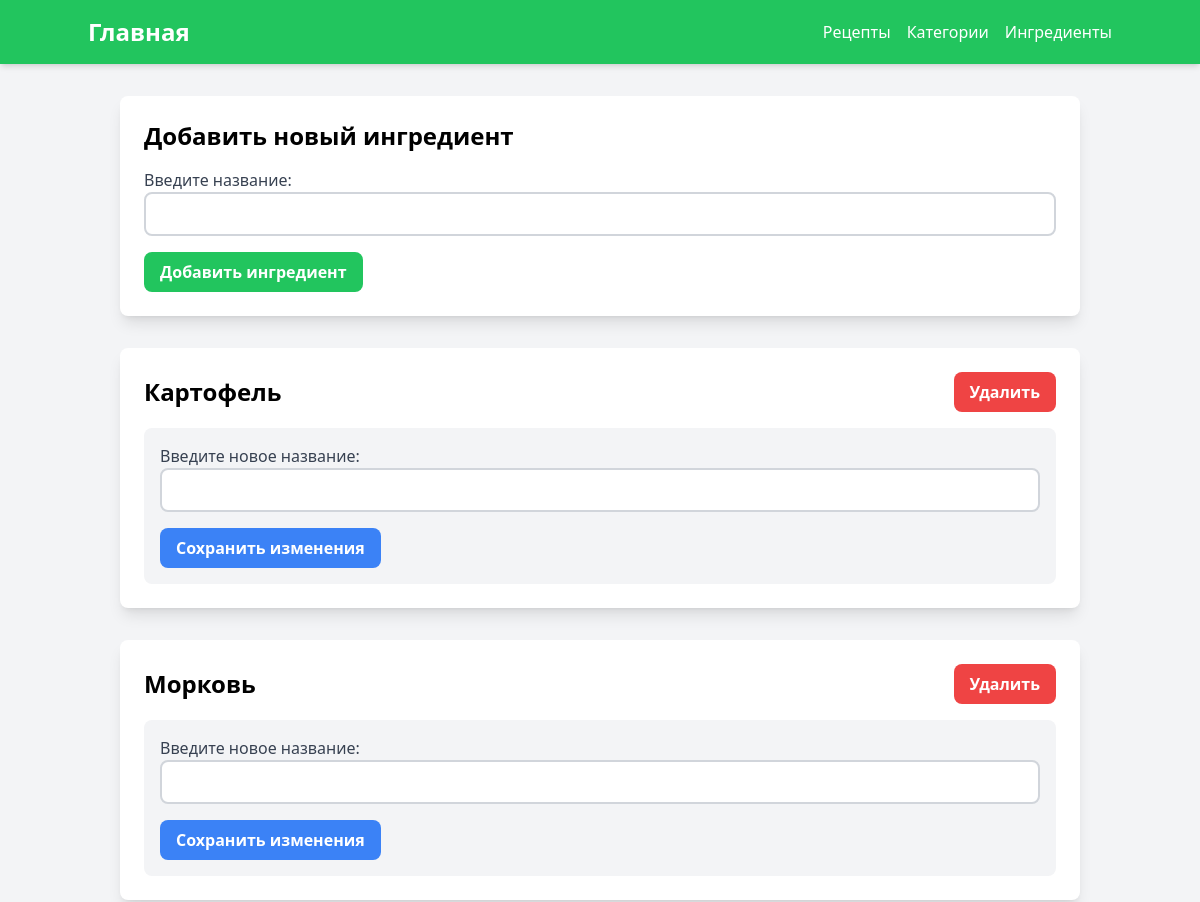
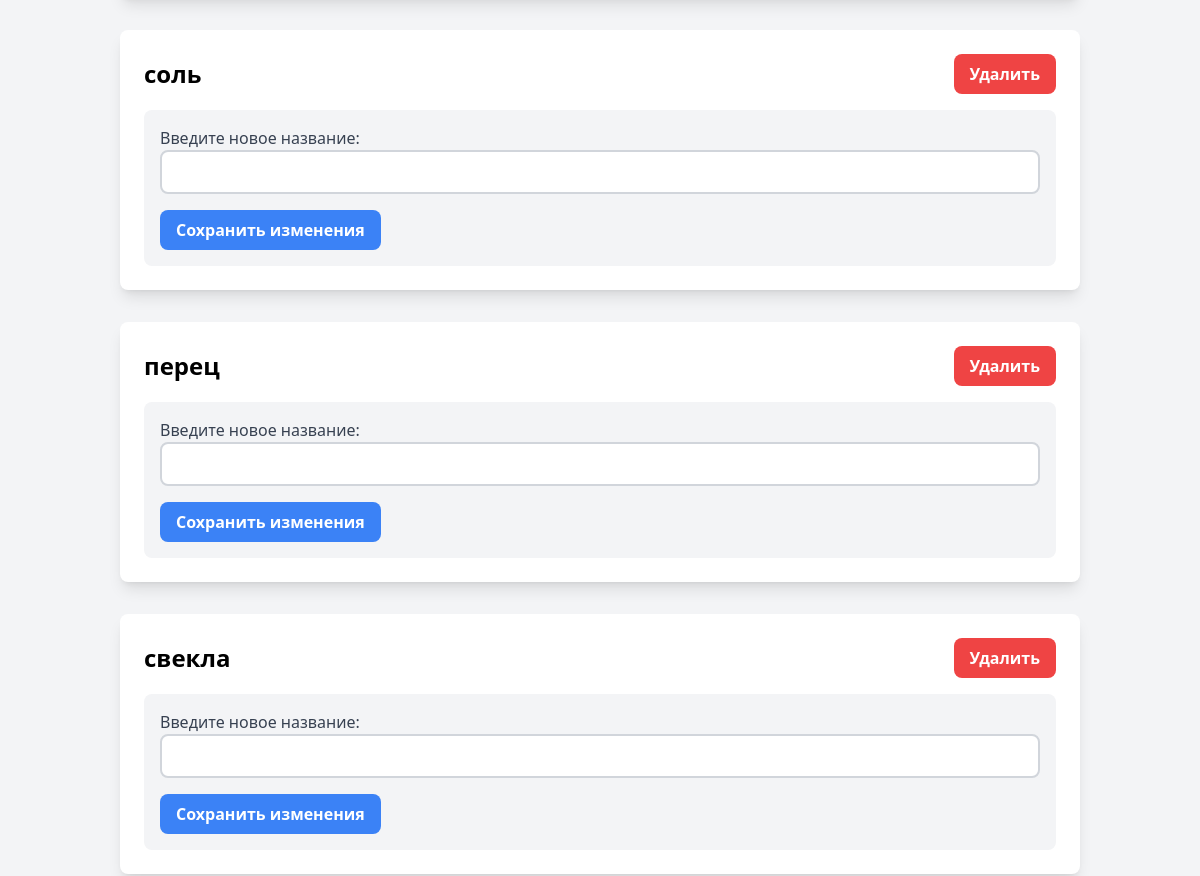
The app's page /ingredient_pages (upper part), older data (2 pictures, top to bottom).
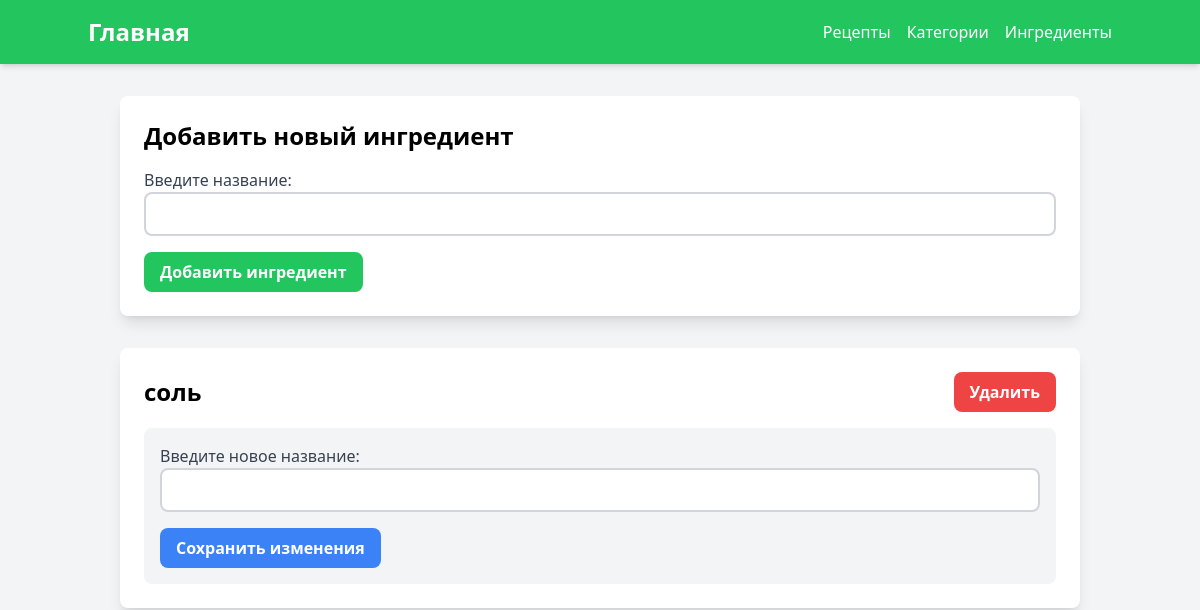
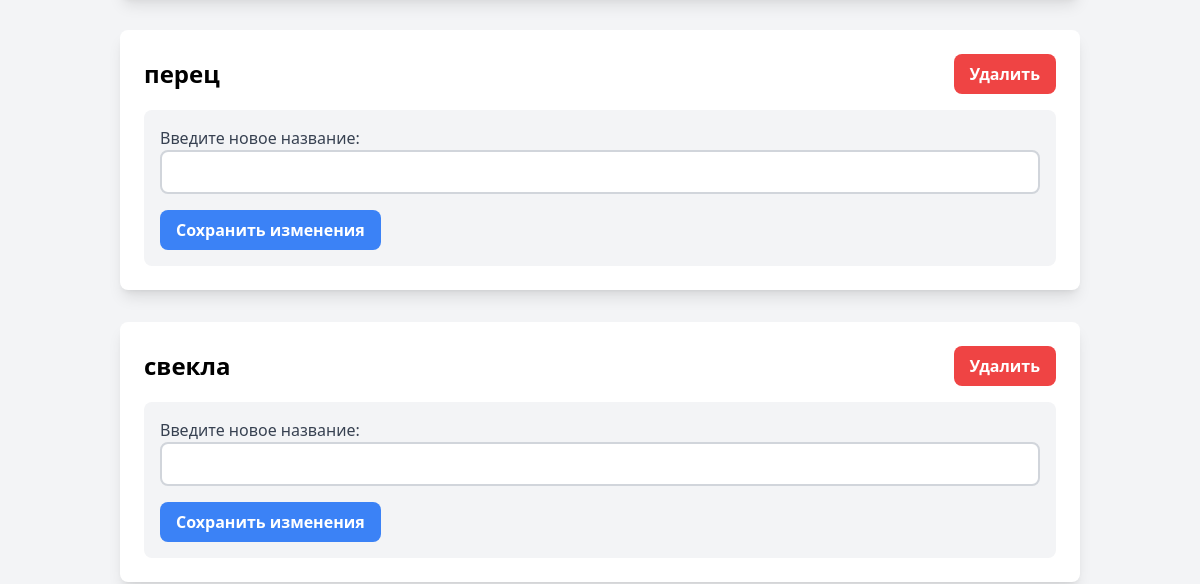
The same page, newer data (2 pictures, top to bottom).
### orm/ingredient.py (models this page shows)
class IngredientOrm(Model):
    __tablename__ = 'ingredients'
    id: Mapped[int] = mapped_column(primary_key=True)
    name: Mapped[str] = mapped_column(unique=True)

### pages/ingredient.py (the view)
@router.get('')
async def get_ingredients_template(
    request: Request, ingredients=Depends(get_all)
):
    return templates.TemplateResponse(
        'ingredients.html',
        {
            'request': request,
            'ingredients': ingredients['data'],
        }
    )

### templates/ingredients.html (shortened to what this page needs)
{% extends "header.html" %}
{% block content %}
<div class="container mx-auto p-8">
    <div class="bg-white rounded-lg shadow-lg p-6 mb-8">
        <h2 class="text-2xl font-bold mb-4">Добавить новый ингредиент</h2>
        <form action="{{ url_for('create_ingredient_template') }}" method="post">
            <div class="mb-4">
                <label class="block text-gray-700" for="new_name">Введите название: </label>
                <input class="border-2 border-gray-300 p-2 w-full rounded-lg" type="text" id="new_name" name="name" required>
            </div>
            <button class="bg-green-500 text-white font-bold py-2 px-4 rounded-lg hover:bg-green-600" type="submit">Добавить ингредиент</button>
        </form>
    </div>
    {% for ingredient in ingredients %}
        <div class="bg-white rounded-lg shadow-lg p-6 mb-8">
            <div class="flex justify-between items-center mb-4">
                <span class="text-2xl font-bold">{{ ingredient.name }}</span>
                <div class="flex space-x-4">
                    <form action="{{ url_for('delete_ingredient_template', id=ingredient.id) }}" method="post">
                        <button class="bg-red-500 text-white font-bold py-2 px-4 rounded-lg hover:bg-red-600" type="submit">Удалить</button>
                    </form>
                </div>
            </div>
            <div class="bg-gray-100 p-4 rounded-lg">
                <form action="{{ url_for('update_ingredient_template', id=ingredient.id) }}" method="post">
                    <div class="mb-4">
                        <label class="block text-gray-700" for="new_name_{{ ingredient.id }}">Введите новое название: </label>
                        <input class="border-2 border-gray-300 p-2 w-full rounded-lg" type="text" id="new_name_{{ ingredient.id }}" name="name" required>
                    </div>
                    <button class="bg-blue-500 text-white font-bold py-2 px-4 rounded-lg hover:bg-blue-600" type="submit">Сохранить изменения</button>
                </form>
            </div>
        </div>
    {% endfor %}
</div>
{% endblock %}

Row changes from the older to the newer data that the page shows:
removed IngredientOrm: name "Картофель"
removed IngredientOrm: name "Морковь"
